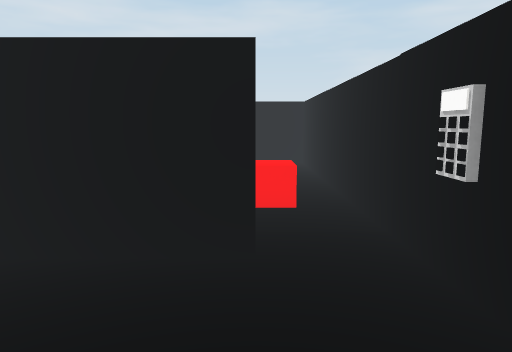
View 1 (above)

15 first-person views from a walk through a scene from a Unity 3-D project. The camera is 1.5 m above the floor, tilts 8° down and sees 70° across. Doors are open. The floor is counted in squares, 1 m on a side. Each view is taken from the middle of a square. On the plan, view 1 faces up. The plan holds only what a view shows up to about 16 squares ahead; the rest is blank. The player is left out. Surface patterns are stand-ins for the level's own textures.

View 2
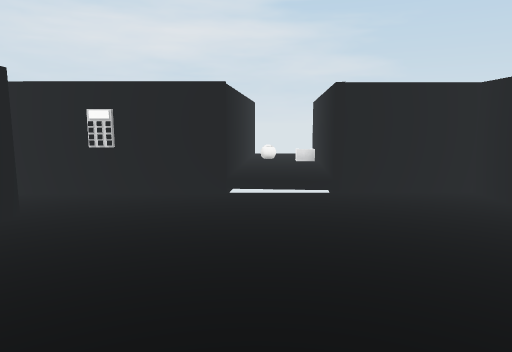

View 3
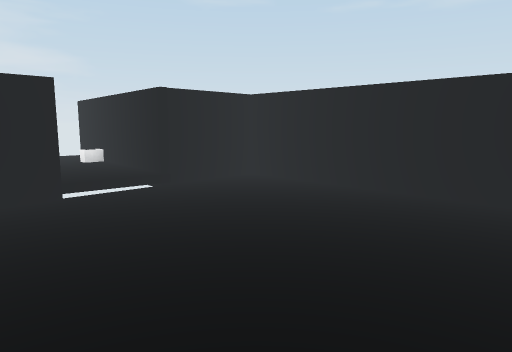

View 4
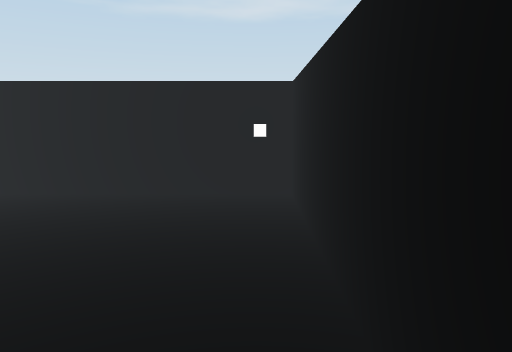

View 5
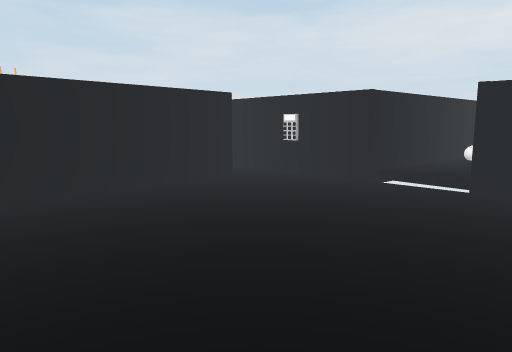

View 6
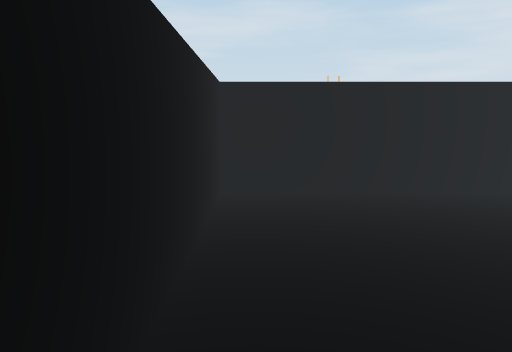

View 7
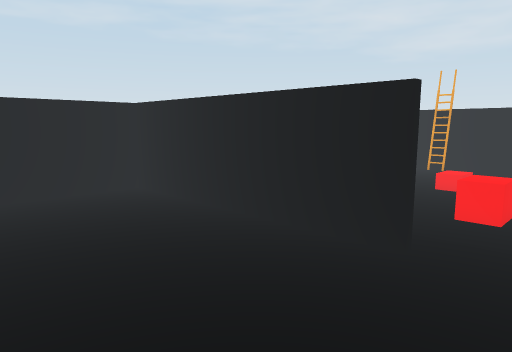

View 8
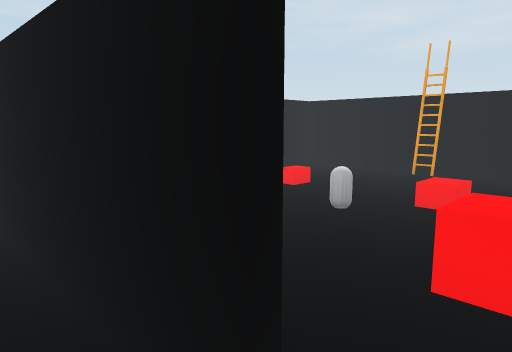

View 9
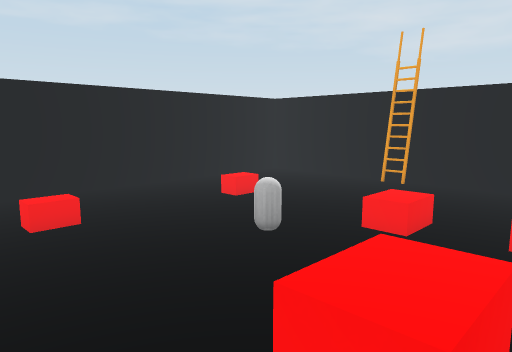

View 10
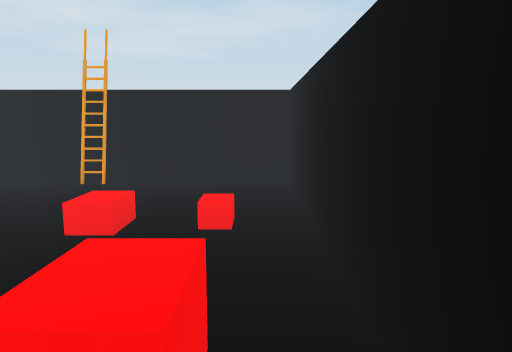

View 11
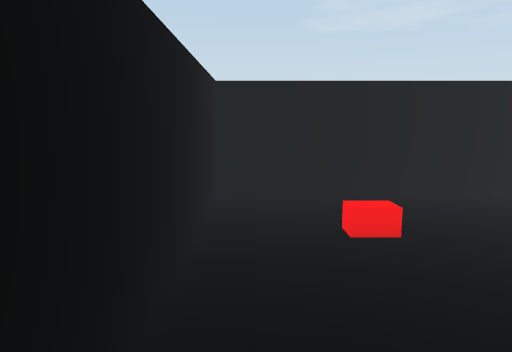

View 12
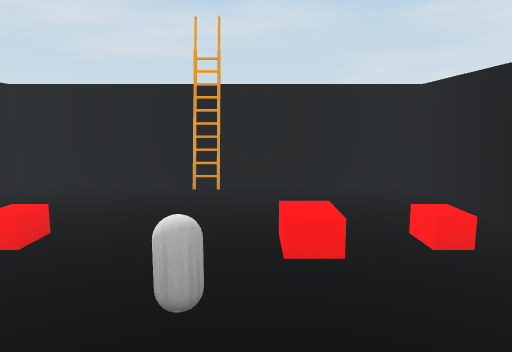

View 13
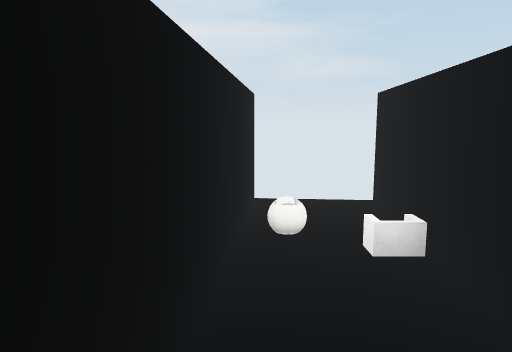

View 14
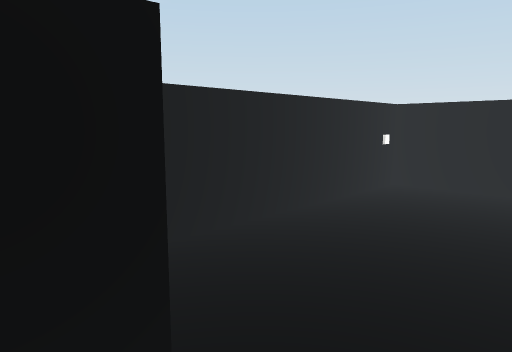

View 15
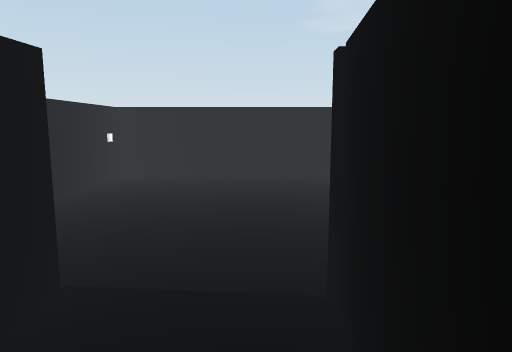

### Floor plan
Key: @ floor where view 1 was taken; # wall or solid block; x gap in a wall; . main floor; : floor 0.25 m higher than the main floor; / step, stairs or slope; D open door; O other object.
Columns run from 8 left of view 1 to 9 right of it. Each row starts with its distance up from view 1.
 15 ###########
 14 #....O....#
 13 #.........#
 12 #.........#
 11 #.........#
 10 #......O..#
  9 #.........#
  8 #.........#
  7 #..O....OO#
  6 #.......O.#
  5 #.........#
  4 ########DDD
  3 #.........O
  2 #.........#
  1 #.........#####
  0 #.......@./:::####
 -1 #........./:::::::
 -2 #.........#######x
 -3 #.........#
 -4 #.........#
 -5 ###########

Positions as (right, up) in squares from view 1, and headings:
1: (0, 0), facing up
2: (-6, 0), facing right
3: (-6, 3), facing down-right
4: (-7, 3), facing down
5: (-7, -4), facing up-right
6: (-7, -4), facing up
7: (2, -1), facing up-left
8: (1, 3), facing up-left
9: (1, 5), facing up-left
10: (1, 5), facing up
11: (0, 5), facing left
12: (-2, 6), facing up
13: (2, 0), facing right
14: (3, 0), facing down-left
15: (5, 0), facing left
